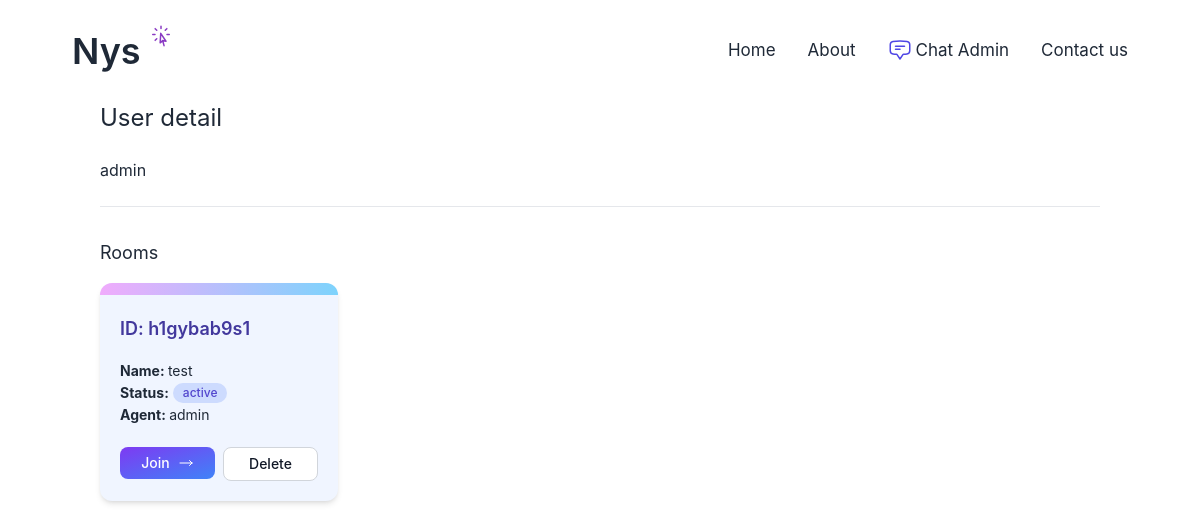
The page /chat-admin/users/6aaf5a42-7c56-4b12-afab-a7e29df4ad82/ (signed in) on the database as committed earlier.
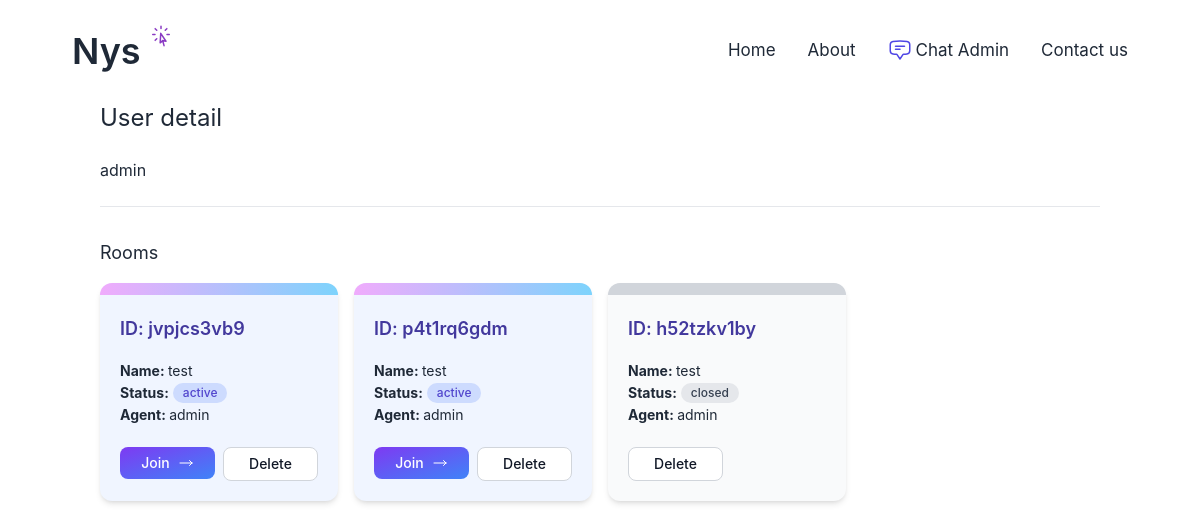
The same page on the database as committed later.
### chat/models.py (models this page shows, shortened)
class Room(models.Model):
    WAITING = "waiting"
    ACTIVE = "active"
    CLOSED = "closed"
    CHOICES_STATUS = [(WAITING, "Waiting"), (ACTIVE, "Active"), (CLOSED, "Closed")]
    uuid = models.CharField(max_length=255)
    client = models.CharField(max_length=255)
    agent = models.ForeignKey(
        User, related_name="rooms", blank=True, null=True, on_delete=models.SET_NULL
    )
    messages = models.ManyToManyField(Message, blank=True)
    url = models.CharField(max_length=255, blank=True, null=True)
    status = models.CharField(max_length=20, choices=CHOICES_STATUS, default=WAITING)
    created_at = models.DateTimeField(auto_now_add=True)
    class Meta:
        ordering: ["-created_at"]

### account/models.py (models this page shows)
class User(AbstractBaseUser, PermissionsMixin):
    AGENT = 'agent'
    MANAGER = 'manager'
    ROLES_CHOICES = (
        (AGENT, 'Agent'),
        (MANAGER, 'Manager'),
    )
    id = models.UUIDField(primary_key=True, default=uuid.uuid4, editable=False)
    email = models.EmailField(unique=True)
    name = models.CharField(max_length=255, blank=True, default='')
    role = models.CharField(max_length=20, choices=ROLES_CHOICES, default=AGENT)
    is_active = models.BooleanField(default=True)
    is_superuser = models.BooleanField(default=False)
    is_staff = models.BooleanField(default=False)
    date_joined = models.DateTimeField(default=timezone.now)
    last_login = models.DateTimeField(blank=True, null=True)
    objects = CustomUserManager()
    USERNAME_FIELD = 'email'
    EMAIL_FIELD = 'email'
    REQUIRED_FIELDS = ['name']

### chat/views.py (the view)
# urls.py: path("chat-admin/users/<uuid:uuid>/", views.user_detail, name="user_detail"),
@login_required
def user_detail(request, uuid):
    user = User.objects.get(pk=uuid)
    rooms = user.rooms.all()
    return render(
        request,
        "chat/user_detail.html",
        {
            "user": user,
            "rooms": rooms,
        },
    )

### chat/templates/chat/user_detail.html
{% extends 'core/base.html' %} {% block content %}
<h1 class="mb-6 text-2xl">User detail</h1>
{{ user.name }}
<hr class="my-6" />
<div class="mt-8">
  <h2 class="mb-4 text-lg">Rooms</h2>
  {% include 'chat/partials/room_list.html' %}
</div>
{% endblock %}

### chat/templates/chat/partials/room_list.html (shortened to what this page needs)
<div class="grid grid-cols-4 gap-4">
  {% for room in rooms %}
  <div
    class="rounded-xl {% if room.status == 'active' %} bg-indigo-50 {% elif room.status == 'waiting' %} bg-fuchsia-50 {% else %} bg-gray-50 {% endif %} shadow-md"
  >
    <div
      class="relative h-3 rounded-t-xl {% if room.status == 'active' %} bg-gradient-to-r to-sky-300 from-fuchsia-300 {% elif room.status == 'waiting' %} bg-fuchsia-200 {% else%} bg-gray-300 {% endif %}"
    ></div>
    <div class="p-5">
      <h3 class="mb-4 text-lg font-semibold text-indigo-800">
        ID: {{ room.uuid }}
      </h3>
      <div class="text-sm text-gray-800 leading-6">
        <b>Name: </b> {{ room.client }} <br />
        <div class="flex gap-1 text-sm">
          <b>Status: </b>
          <span
            class="w-auto flex gap-1 items-center p-2 {% if room.status == 'active' %} bg-indigo-200 text-indigo-700 {% elif room.status == 'waiting' %} bg-fuchsia-200 text-fuchsia-700 {% else%} bg-gray-200 text-gray-700 {% endif %} text-xs font-medium me-2 px-2.5 py-0.5 rounded-full"
          >
            <p>{{ room.status }}</p>
          </span>
        </div>
        <b>Agent: </b> {% firstof room.agent.name '-' %} <br />
      </div>
      <div class="w-full flex justify-between mt-2">
        <div class="w-full text-sm font-normal mt-3">
          <div
            class="grid grid-cols-2 gap-2 {% if room.status == 'closed' %} hidden {% endif %}"
          >
            <div>
              <a
                href="{%  url 'chat:room' room.uuid %}"
                class="flex gap-2 justify-center items-center w-full px-2 py-1.5 text-sm font-medium text-center text-white bg-gradient-to-br from-purple-600 to-blue-500 hover:bg-gradient-to-bl rounded-lg hover:bg-blue-700 focus:ring-4 focus:outline-none focus:ring-blue-300 transition-all duration-1000 group"
                >Join
                <svg xmlns="http://www.w3.org/2000/svg" fill="none" viewBox="0 0 24 24" stroke-width="1.5" stroke="currentColor" class="size-4 group-hover:translate-x-1 transition-all duration-500">
                  <path stroke-linecap="round" stroke-linejoin="round" d="M17.25 8.25 21 12m0 0-3.75 3.75M21 12H3" />
                </svg>
              </a>
            </div>
            <div>
              <a
                href="{%  url 'chat:delete_room' room.uuid %}"
                class="inline-flex justify-center w-full px-2 py-1.5 text-sm font-medium text-center text-gray-900 bg-white border border-gray-300 rounded-lg hover:bg-gray-100 focus:ring-4 focus:outline-none focus:ring-gray-200"
                >Delete</a
              >
            </div>
          </div>
          <div
            class="grid grid-cols-2 gap-2 {% if room.status != 'closed' %} hidden {% endif %}"
          >
            <div>
              <a
                href="{%  url 'chat:delete_room' room.uuid %}"
                class="inline-flex justify-center w-full px-2 py-1.5 text-sm font-medium text-center text-gray-900 bg-white border border-gray-300 rounded-lg hover:bg-gray-100 focus:ring-4 focus:outline-none focus:ring-gray-200"
                >Delete</a
              >
            </div>
          </div>
        </div>
      </div>
    </div>
  </div>
  {% endfor %}
</div>

Rows that differ between the two databases and show on the page:
removed Room: uuid "h1gybab9s1", client "test", status "active", agent.name "admin"
added Room: uuid "jvpjcs3vb9", client "test", status "active", agent.name "admin"
added Room: uuid "p4t1rq6gdm", client "test", status "active", agent.name "admin"
added Room: uuid "h52tzkv1by", client "test", status "closed", agent.name "admin"
